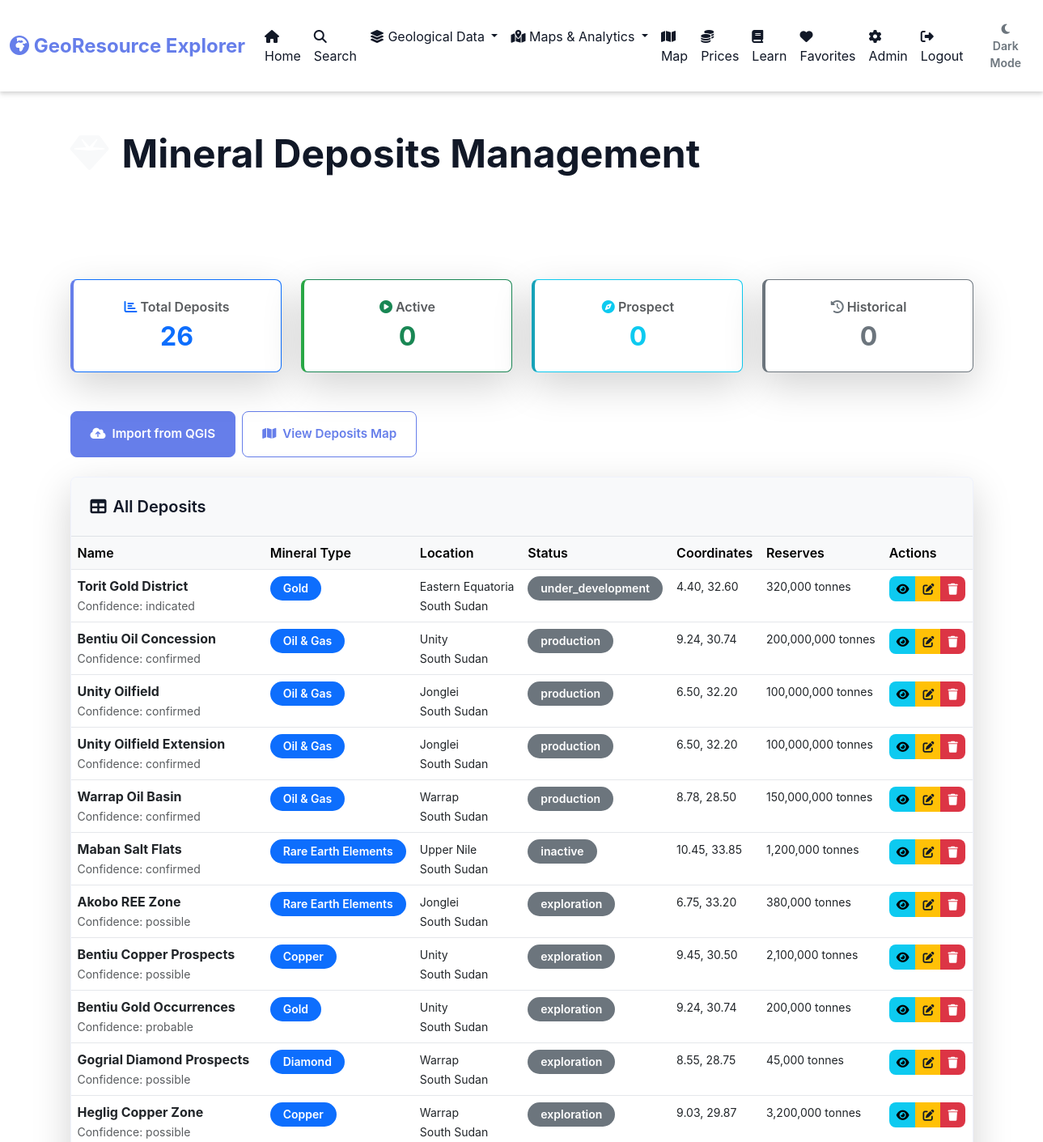
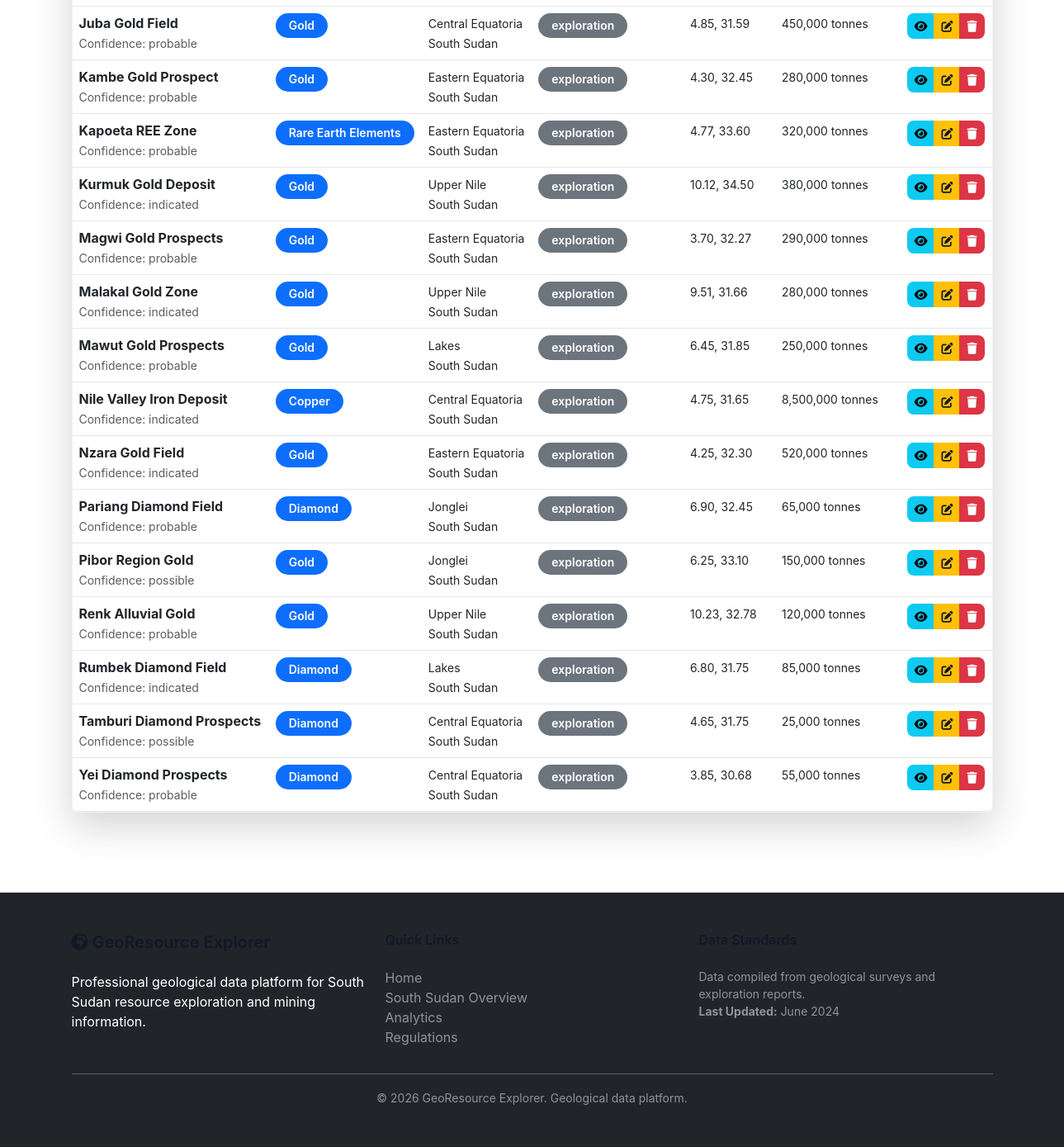
The page /admin/deposits (signed in) on the database its author committed (2 pictures, top to bottom).
### tables this page shows
CREATE TABLE deposits (
        id INTEGER PRIMARY KEY AUTOINCREMENT,
        name TEXT NOT NULL,
        mineral_type_id INTEGER,
        ore_type_id INTEGER,
        location_name TEXT,
        latitude REAL,
        longitude REAL,
        country TEXT,
        region TEXT,
        estimated_reserves_tonnes REAL,
        average_grade REAL,
        confidence_level TEXT,
        discovery_year INTEGER,
        status TEXT,
        notes TEXT,
        created_by INTEGER,
        created_at TIMESTAMP DEFAULT CURRENT_TIMESTAMP,
        FOREIGN KEY(mineral_type_id) REFERENCES mineral_types(id),
        FOREIGN KEY(ore_type_id) REFERENCES ore_types(id),
        FOREIGN KEY(created_by) REFERENCES users(id)
    );

CREATE TABLE mineral_types (
            id INTEGER PRIMARY KEY AUTOINCREMENT,
            name TEXT UNIQUE NOT NULL,
            category TEXT,
            description TEXT
        );

### app/deposits.py (the view)
    @app.route("/admin/deposits")
    @login_required
    def admin_deposits():
        if not is_admin():
            return redirect("/")
        db = get_db()
        deposits = db.execute("""
            SELECT d.*, mt.name as mineral_name
            FROM deposits d
            LEFT JOIN mineral_types mt ON d.mineral_type_id = mt.id
            ORDER BY d.status DESC, d.name ASC
        """).fetchall()
        deposits = [dict(d) for d in deposits]
        mineral_types = db.execute(
            "SELECT id, name, category FROM mineral_types ORDER BY name"
        ).fetchall()
        mineral_types = [dict(m) for m in mineral_types]
        stats = {
            'total': len(deposits),
            'active': len([d for d in deposits if d['status'] == 'Active']),
            'prospect': len([d for d in deposits if d['status'] == 'Prospect']),
            'historical': len([d for d in deposits if d['status'] == 'Historical'])
        }
        return render_template("admin_deposits.html",
                             deposits=deposits,
                             mineral_types=mineral_types,
                             stats=stats)

### app/__init__.py (called while the page is built)
def create_app():
    instance_path = os.path.dirname(os.path.dirname(__file__))
    app = Flask(__name__,
                template_folder=os.path.join(instance_path, 'templates'),
                static_folder=os.path.join(instance_path, 'static'))
    app.secret_key = "your_secret_key_here"
    @app.context_processor
    def inject_admin():
        return dict(is_admin=is_admin())
    from .routes import register_routes
    register_routes(app)
    return app

### app/db.py (called while the page is built)
def get_db():
    db_path = os.path.join(os.path.dirname(os.path.dirname(__file__)), 'minerals.db')
    conn = sqlite3.connect(db_path, check_same_thread=False)
    conn.row_factory = sqlite3.Row
    return conn

### app/helpers.py (called while the page is built)
def login_required(f):
    @wraps(f)
    def decorated_function(*args, **kwargs):
        if session.get("user_id") is None:
            return redirect("/login")
        return f(*args, **kwargs)
    return decorated_function

### app/utils.py (called while the page is built)
def is_admin():
    if "user_id" not in session:
        return False
    db = get_db()
    user = db.execute(
        "SELECT is_admin FROM users WHERE id = ?",
        (session["user_id"],)
    ).fetchone()
    return user and user["is_admin"] == 1

### templates/admin_deposits.html (shortened to what this page needs)
{% extends "layout.html" %}
{% block content %}
<div class="bg-gradient py-4 mb-4">
    <div class="container">
        <h1 class="display-5 fw-bold mb-2">
            <i class="fas fa-gem text-light me-3"></i>Mineral Deposits Management
        </h1>
        <p class="lead text-white-50">View, edit, and delete mineral deposits imported from QGIS</p>
    </div>
</div>
<div class="container py-4">
    <div class="row g-4 mb-5">
        <div class="col-md-3">
            <div class="card shadow-lg border-primary">
                <div class="card-body text-center">
                    <h6 class="text-muted mb-2">
                        <i class="fas fa-chart-bar text-primary"></i> Total Deposits
                    </h6>
                    <h2 class="fw-bold text-primary mb-0">{{ stats.total }}</h2>
                </div>
            </div>
        </div>
        <div class="col-md-3">
            <div class="card shadow-lg border-success">
                <div class="card-body text-center">
                    <h6 class="text-muted mb-2">
                        <i class="fas fa-play-circle text-success"></i> Active
                    </h6>
                    <h2 class="fw-bold text-success mb-0">{{ stats.active }}</h2>
                </div>
            </div>
        </div>
        <div class="col-md-3">
            <div class="card shadow-lg border-info">
                <div class="card-body text-center">
                    <h6 class="text-muted mb-2">
                        <i class="fas fa-compass text-info"></i> Prospect
                    </h6>
                    <h2 class="fw-bold text-info mb-0">{{ stats.prospect }}</h2>
                </div>
            </div>
        </div>
        <div class="col-md-3">
            <div class="card shadow-lg border-secondary">
                <div class="card-body text-center">
                    <h6 class="text-muted mb-2">
                        <i class="fas fa-history text-secondary"></i> Historical
                    </h6>
                    <h2 class="fw-bold text-secondary mb-0">{{ stats.historical }}</h2>
                </div>
            </div>
        </div>
    </div>
    <div class="mb-4 d-flex gap-2">
        <a href="/admin/geospatial" class="btn btn-primary">
            <i class="fas fa-cloud-upload-alt me-2"></i>Import from QGIS
        </a>
        <a href="/map/deposits" class="btn btn-outline-primary" target="_blank">
            <i class="fas fa-map me-2"></i>View Deposits Map
        </a>
    </div>
    <div class="card shadow-lg">
        <div class="card-header bg-light border-bottom">
            <h5 class="mb-0">
                <i class="fas fa-table me-2"></i>All Deposits
            </h5>
        </div>
        <div class="card-body p-0">
            <div style="overflow-x: auto;">
                <table class="table table-hover mb-0">
                    <thead class="table-light">
                        <tr>
                            <th>Name</th>
                            <th>Mineral Type</th>
                            <th>Location</th>
                            <th>Status</th>
                            <th>Coordinates</th>
                            <th>Reserves</th>
                            <th>Actions</th>
                        </tr>
                    </thead>
                    <tbody>
                        {% if deposits %}
                            {% for deposit in deposits %}
                            <tr>
                                <td>
                                    <strong>{{ deposit.name }}</strong>
                                    {% if deposit.confidence_level %}
                                    <br>
                                    <small class="text-muted">Confidence: {{ deposit.confidence_level }}</small>
                                    {% endif %}
                                </td>
                                <td>
                                    {% if deposit.mineral_name %}
                                        <span class="badge bg-primary">{{ deposit.mineral_name }}</span>
                                    {% else %}
                                        <span class="badge bg-secondary">Unassigned</span>
                                    {% endif %}
                                </td>
                                <td>
                                    <small>
                                        {% if deposit.region %}{{ deposit.region }}<br>{% endif %}
                                        {% if deposit.country %}{{ deposit.country }}{% endif %}
                                    </small>
                                </td>
                                <td>
                                    {% if deposit.status == 'Active' %}
                                        <span class="badge bg-success">{{ deposit.status }}</span>
                                    {% elif deposit.status == 'Prospect' %}
                                        <span class="badge bg-info">{{ deposit.status }}</span>
                                    {% else %}
                                        <span class="badge bg-secondary">{{ deposit.status }}</span>
                                    {% endif %}
                                </td>
                                <td>
                                    <small>
                                        {% if deposit.latitude and deposit.longitude %}
                                        {{ "%.2f"|format(deposit.latitude) }}, {{ "%.2f"|format(deposit.longitude) }}
                                        {% else %}
                                        <span class="text-danger">Missing</span>
                                        {% endif %}
                                    </small>
                                </td>
                                <td>
                                    <small>
                                        {% if deposit.estimated_reserves_tonnes %}
                                        {{ "{:,.0f}".format(deposit.estimated_reserves_tonnes) }} tonnes
                                        {% else %}
                                        —
                                        {% endif %}
                                    </small>
                                </td>
                                <td>
                                    <div class="btn-group btn-group-sm">
                                        <a href="/admin/deposits/{{ deposit.id }}" class="btn btn-info" title="View Details">
                                            <i class="fas fa-eye"></i>
                                        </a>
                                        <a href="/admin/deposits/{{ deposit.id }}/edit" class="btn btn-warning" title="Edit">
                                            <i class="fas fa-edit"></i>
                                        </a>
                                        <button class="btn btn-danger" onclick="deleteDeposit({{ deposit.id }})" title="Delete">
                                            <i class="fas fa-trash"></i>
                                        </button>
                                    </div>
                                </td>
                            </tr>
                            {% endfor %}
                        {% endif %}
                    </tbody>
                </table>
            </div>
        </div>
    </div>
</div>
{% endblock %}

### static/style.css (style rules this page uses)
:root { --primary: #667eea; --primary-dark: #764ba2; --secondary: #17a2b8; --success: #28a745; --danger: #dc3545; --warning: #ffc107; --info: #17a2b8; --light: #f8f9fa; --dark: #343a40; --muted: #6c757d; --bg-primary: #ffffff; --bg-secondary: #f8f9fa; --bg-tertiary: #f0f2f5; --bg-gradient: linear-gradient(135deg, #667eea 0%, #764ba2 100%); --text-primary: #111827; --text-secondary: #6b7280; --text-light: #ffffff; --border-color: #e5e7eb; --border-color-light: #f3f4f6; --shadow-sm: 0 1px 2px rgba(0, 0, 0, 0.05); --shadow-md: 0 4px 6px rgba(0, 0, 0, 0.1); --shadow-lg: 0 10px 15px rgba(0, 0, 0, 0.1); --shadow-xl: 0 20px 25px rgba(0, 0, 0, 0.15); --spacing-xs: 0.25rem; --spacing-sm: 0.5rem; --spacing-md: 1rem; --spacing-lg: 1.5rem; --spacing-xl: 2rem; --spacing-2xl: 3rem; --radius-sm: 0.25rem; --radius-md: 0.375rem; --radius-lg: 0.5rem; --radius-xl: 1rem; --radius-full: 9999px; --transition-fast: 150ms ease-in-out; --transition-base: 250ms ease-in-out; --transition-slow: 350ms ease-in-out; --z-dropdown: 1000; --z-modal: 1050; --z-popover: 1060; --z-tooltip: 1070; }
* { margin: 0; padding: 0; box-sizing: border-box; }
html { font-size: 16px; scroll-behavior: smooth; }
body { font-family: -apple-system, BlinkMacSystemFont, 'Segoe UI', Roboto, 'Helvetica Neue', Arial, sans-serif; background-color: var(--bg-primary); color: var(--text-primary); line-height: 1.5; transition: background-color var(--transition-base), color var(--transition-base); }
h1, h2, h3, h4, h5, h6 { font-weight: 600; line-height: 1.2; margin-bottom: var(--spacing-lg); color: var(--text-primary); }
h1 { font-size: 2.5rem; }
h2 { font-size: 2rem; }
h5 { font-size: 1.25rem; }
h6 { font-size: 1rem; }
p { margin-bottom: var(--spacing-md); }
a { color: var(--primary); text-decoration: none; transition: color var(--transition-fast); }
.text-primary { color: var(--text-primary); }
.text-secondary { color: var(--text-secondary); }
.text-muted { color: var(--text-secondary); }
.text-light { color: var(--text-light); }
.text-center { text-align: center; }
.fw-bold { font-weight: 600; }
.mb-2 { margin-bottom: var(--spacing-md); }
.mb-4 { margin-bottom: var(--spacing-xl); }
.py-4 { padding-top: var(--spacing-xl); padding-bottom: var(--spacing-xl); }
.d-flex { display: flex; }
.gap-2 { gap: var(--spacing-md); }
.border-bottom { border-bottom: 1px solid var(--border-color); }
.shadow-lg { box-shadow: var(--shadow-lg); }
.bg-primary { background-color: var(--primary); color: var(--text-light); }
.bg-secondary { background-color: var(--secondary); color: var(--text-light); }
.bg-light { background-color: var(--bg-secondary); color: var(--text-primary); }
.bg-gradient { background: var(--bg-gradient); color: var(--text-light); }
.card { background-color: var(--bg-primary); border: 1px solid var(--border-color); border-radius: var(--radius-lg); box-shadow: var(--shadow-md); overflow: hidden; transition: box-shadow var(--transition-base), transform var(--transition-base); }
.card-header { background-color: var(--bg-secondary); padding: var(--spacing-lg); border-bottom: 1px solid var(--border-color); }
.card-body { padding: var(--spacing-lg); }
.btn { display: inline-block; padding: var(--spacing-md) var(--spacing-lg); border: 1px solid transparent; border-radius: var(--radius-lg); font-weight: 600; text-align: center; cursor: pointer; transition: all var(--transition-fast); text-decoration: none; user-select: none; font-size: 0.95rem; }
.btn-primary { background-color: var(--primary); color: var(--text-light); border-color: var(--primary); }
.btn-outline-primary { background-color: transparent; color: var(--primary); border-color: var(--primary); }
.btn-danger { background-color: var(--danger); color: var(--text-light); }
.btn-warning { background-color: var(--warning); color: var(--text-primary); }
.badge { display: inline-block; padding: var(--spacing-sm) var(--spacing-md); border-radius: var(--radius-full); font-size: 0.875rem; font-weight: 600; }
table { width: 100%; border-collapse: collapse; margin-bottom: var(--spacing-lg); }
th { background-color: var(--bg-secondary); padding: var(--spacing-md); text-align: left; font-weight: 600; border-bottom: 2px solid var(--border-color); }
td { padding: var(--spacing-md); border-bottom: 1px solid var(--border-color); }
@media (min-width: 1200px) { .container { max-width: 1140px; margin: 0 auto; } }

### rows shown on the page
deposits: name "Torit Gold District", confidence_level "indicated", mineral_name "Gold", region "Eastern Equatoria", country "South Sudan", status "under_development", latitude "4.40", longitude "32.60", estimated_reserves_tonnes "320,000"
deposits: name "Bentiu Oil Concession", confidence_level "confirmed", mineral_name "Oil & Gas", region "Unity", country "South Sudan", status "production", latitude "9.24", longitude "30.74", estimated_reserves_tonnes "200,000,000"
deposits: name "Unity Oilfield", confidence_level "confirmed", mineral_name "Oil & Gas", region "Jonglei", country "South Sudan", status "production", latitude "6.50", longitude "32.20", estimated_reserves_tonnes "100,000,000"
deposits: name "Unity Oilfield Extension", confidence_level "confirmed", mineral_name "Oil & Gas", region "Jonglei", country "South Sudan", status "production", latitude "6.50", longitude "32.20", estimated_reserves_tonnes "100,000,000"
deposits: name "Warrap Oil Basin", confidence_level "confirmed", mineral_name "Oil & Gas", region "Warrap", country "South Sudan", status "production", latitude "8.78", longitude "28.50", estimated_reserves_tonnes "150,000,000"
deposits: name "Maban Salt Flats", confidence_level "confirmed", mineral_name "Rare Earth Elements", region "Upper Nile", country "South Sudan", status "inactive", latitude "10.45", longitude "33.85", estimated_reserves_tonnes "1,200,000"
deposits: name "Akobo REE Zone", confidence_level "possible", mineral_name "Rare Earth Elements", region "Jonglei", country "South Sudan", status "exploration", latitude "6.75", longitude "33.20", estimated_reserves_tonnes "380,000"
deposits: name "Bentiu Copper Prospects", confidence_level "possible", mineral_name "Copper", region "Unity", country "South Sudan", status "exploration", latitude "9.45", longitude "30.50", estimated_reserves_tonnes "2,100,000"
deposits: name "Bentiu Gold Occurrences", confidence_level "probable", mineral_name "Gold", region "Unity", country "South Sudan", status "exploration", latitude "9.24", longitude "30.74", estimated_reserves_tonnes "200,000"
deposits: name "Gogrial Diamond Prospects", confidence_level "possible", mineral_name "Diamond", region "Warrap", country "South Sudan", status "exploration", latitude "8.55", longitude "28.75", estimated_reserves_tonnes "45,000"
deposits: name "Heglig Copper Zone", confidence_level "possible", mineral_name "Copper", region "Warrap", country "South Sudan", status "exploration", latitude "9.03", longitude "29.87", estimated_reserves_tonnes "3,200,000"
deposits: name "Juba Gold Field", confidence_level "probable", mineral_name "Gold", region "Central Equatoria", country "South Sudan", status "exploration", latitude "4.85", longitude "31.59", estimated_reserves_tonnes "450,000"
deposits: name "Kambe Gold Prospect", confidence_level "probable", mineral_name "Gold", region "Eastern Equatoria", country "South Sudan", status "exploration", latitude "4.30", longitude "32.45", estimated_reserves_tonnes "280,000"
deposits: name "Kapoeta REE Zone", confidence_level "probable", mineral_name "Rare Earth Elements", region "Eastern Equatoria", country "South Sudan", status "exploration", latitude "4.77", longitude "33.60", estimated_reserves_tonnes "320,000"
deposits: name "Kurmuk Gold Deposit", confidence_level "indicated", mineral_name "Gold", region "Upper Nile", country "South Sudan", status "exploration", latitude "10.12", longitude "34.50", estimated_reserves_tonnes "380,000"
deposits: name "Magwi Gold Prospects", confidence_level "probable", mineral_name "Gold", region "Eastern Equatoria", country "South Sudan", status "exploration", latitude "3.70", longitude "32.27", estimated_reserves_tonnes "290,000"
deposits: name "Malakal Gold Zone", confidence_level "indicated", mineral_name "Gold", region "Upper Nile", country "South Sudan", status "exploration", latitude "9.51", longitude "31.66", estimated_reserves_tonnes "280,000"
deposits: name "Mawut Gold Prospects", confidence_level "probable", mineral_name "Gold", region "Lakes", country "South Sudan", status "exploration", latitude "6.45", longitude "31.85", estimated_reserves_tonnes "250,000"
deposits: name "Nile Valley Iron Deposit", confidence_level "indicated", mineral_name "Copper", region "Central Equatoria", country "South Sudan", status "exploration", latitude "4.75", longitude "31.65", estimated_reserves_tonnes "8,500,000"
deposits: name "Nzara Gold Field", confidence_level "indicated", mineral_name "Gold", region "Eastern Equatoria", country "South Sudan", status "exploration", latitude "4.25", longitude "32.30", estimated_reserves_tonnes "520,000"
deposits: name "Pariang Diamond Field", confidence_level "probable", mineral_name "Diamond", region "Jonglei", country "South Sudan", status "exploration", latitude "6.90", longitude "32.45", estimated_reserves_tonnes "65,000"
deposits: name "Pibor Region Gold", confidence_level "possible", mineral_name "Gold", region "Jonglei", country "South Sudan", status "exploration", latitude "6.25", longitude "33.10", estimated_reserves_tonnes "150,000"
deposits: name "Renk Alluvial Gold", confidence_level "probable", mineral_name "Gold", region "Upper Nile", country "South Sudan", status "exploration", latitude "10.23", longitude "32.78", estimated_reserves_tonnes "120,000"
deposits: name "Rumbek Diamond Field", confidence_level "indicated", mineral_name "Diamond", region "Lakes", country "South Sudan", status "exploration", latitude "6.80", longitude "31.75", estimated_reserves_tonnes "85,000"
deposits: name "Tamburi Diamond Prospects", confidence_level "possible", mineral_name "Diamond", region "Central Equatoria", country "South Sudan", status "exploration", latitude "4.65", longitude "31.75", estimated_reserves_tonnes "25,000"
deposits: name "Yei Diamond Prospects", confidence_level "probable", mineral_name "Diamond", region "Central Equatoria", country "South Sudan", status "exploration", latitude "3.85", longitude "30.68", estimated_reserves_tonnes "55,000"

### other values the page prints
{{ stats.total }} "26"
{{ stats.active }} "0"
{{ stats.prospect }} "0"
{{ stats.historical }} "0"
